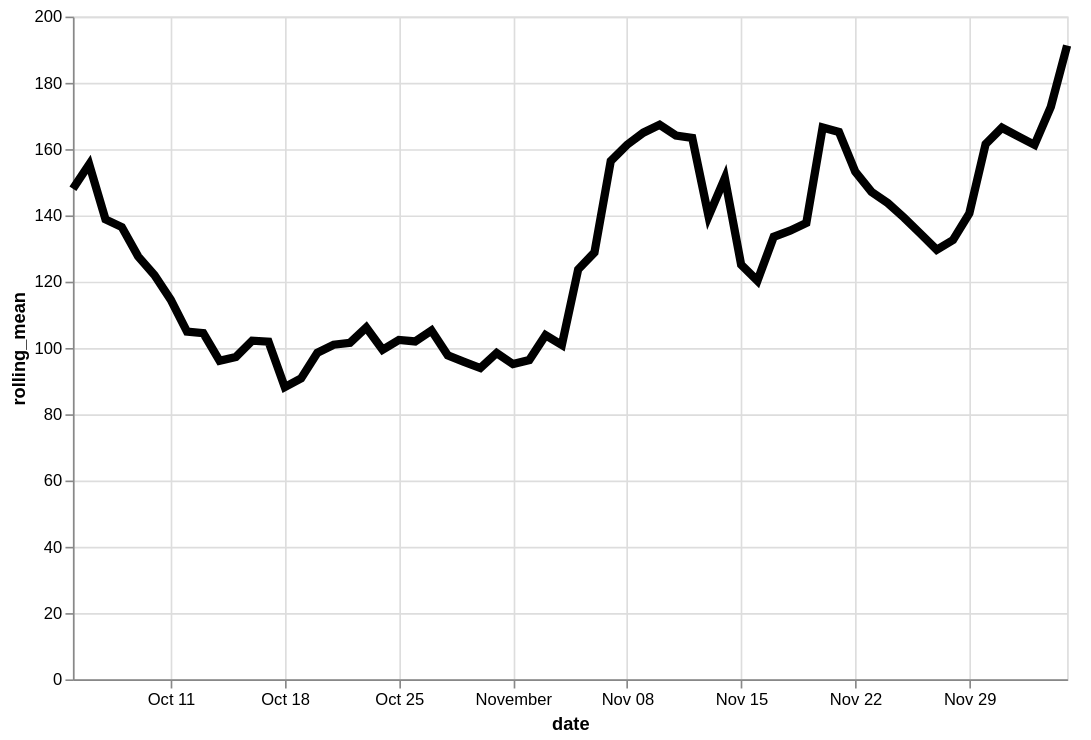

Vega-Lite specification stored for this chart:
### Vega-Lite specification from a JSON file in a GitHub repository (floating-point values rounded to 4 significant figures)
{"config": {"view": {"continuousWidth": 400, "continuousHeight": 300}}, "data": {"name": "data-2555e747e5a1bc10e5a6c95e295a808c"}, "mark": {"type": "line", "color": "black", "size": 5}, "encoding": {"x": {"type": "temporal", "field": "date"}, "y": {"type": "quantitative", "field": "rolling_mean"}}, "height": 400, "transform": [{"window": [{"op": "mean", "field": "log_price", "as": "rolling_mean"}], "frame": [-4, 3]}], "width": 600, "$schema": "https://vega.github.io/schema/vega-lite/v4.8.1.json", "datasets": {"data-2555e747e5a1bc10e5a6c95e295a808c": [{"date": "2020-10-05", "log_price": 225.0}, {"date": "2020-10-06", "log_price": 132.0}, {"date": "2020-10-07", "log_price": 172.6}, {"date": "2020-10-08", "log_price": 62.5}, {"date": "2020-10-09", "log_price": 185.0}, {"date": "2020-10-10", "log_price": 55.71}, {"date": "2020-10-11", "log_price": 122.5}, {"date": "2020-10-12", "log_price": 65.83}, {"date": "2020-10-13", "log_price": 180.0}, {"date": "2020-10-14", "log_price": 72.44}, {"date": "2020-10-15", "log_price": 95.27}, {"date": "2020-10-16", "log_price": 58.89}, {"date": "2020-10-17", "log_price": 118.4}, {"date": "2020-10-18", "log_price": 65.07}, {"date": "2020-10-19", "log_price": 161.8}, {"date": "2020-10-20", "log_price": 63.44}, {"date": "2020-10-21", "log_price": 70.0}, {"date": "2020-10-22", "log_price": 93.57}, {"date": "2020-10-23", "log_price": 157.2}, {"date": "2020-10-24", "log_price": 78.23}, {"date": "2020-10-25", "log_price": 123.0}, {"date": "2020-10-26", "log_price": 102.0}, {"date": "2020-10-27", "log_price": 108.2}, {"date": "2020-10-28", "log_price": 87.08}, {"date": "2020-10-29", "log_price": 66.32}, {"date": "2020-10-30", "log_price": 119.9}, {"date": "2020-10-31", "log_price": 97.5}, {"date": "2020-11-01", "log_price": 62.44}, {"date": "2020-11-02", "log_price": 108.2}, {"date": "2020-11-03", "log_price": 138.1}, {"date": "2020-11-04", "log_price": 81.5}, {"date": "2020-11-05", "log_price": 96.95}, {"date": "2020-11-06", "log_price": 126.4}, {"date": "2020-11-07", "log_price": 96.25}, {"date": "2020-11-08", "log_price": 279.8}, {"date": "2020-11-09", "log_price": 103.4}, {"date": "2020-11-10", "log_price": 329.0}, {"date": "2020-11-11", "log_price": 177.2}, {"date": "2020-11-12", "log_price": 110.7}, {"date": "2020-11-13", "log_price": 115.9}, {"date": "2020-11-14", "log_price": 100.7}, {"date": "2020-11-15", "log_price": 90.53}, {"date": "2020-11-16", "log_price": 90.81}, {"date": "2020-11-17", "log_price": 195.3}, {"date": "2020-11-18", "log_price": 119.9}, {"date": "2020-11-19", "log_price": 138.3}, {"date": "2020-11-20", "log_price": 216.8}, {"date": "2020-11-21", "log_price": 130.7}, {"date": "2020-11-22", "log_price": 119.3}, {"date": "2020-11-23", "log_price": 321.2}, {"date": "2020-11-24", "log_price": 80.06}, {"date": "2020-11-25", "log_price": 99.69}, {"date": "2020-11-26", "log_price": 70.69}, {"date": "2020-11-27", "log_price": 111.2}, {"date": "2020-11-28", "log_price": 181.5}, {"date": "2020-11-29", "log_price": 92.38}, {"date": "2020-11-30", "log_price": 80.41}, {"date": "2020-12-01", "log_price": 344.7}, {"date": "2020-12-02", "log_price": 144.1}, {"date": "2020-12-03", "log_price": 267.1}, {"date": "2020-12-04", "log_price": 110.2}, {"date": "2020-12-05", "log_price": 90.13}]}}
